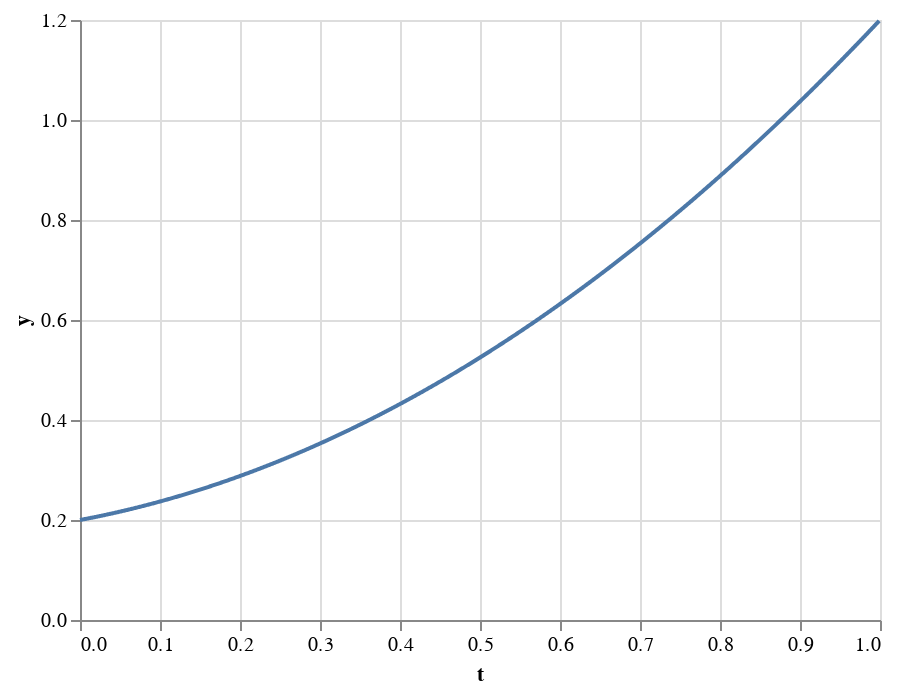

Notebook cell for this chart:
### Code cell
t = data = np.arange(0, 1, 1 / 1_000)
a = 0.2
b = 0.3
c = 0.7
d = 0  # .5
y = a + b * (t - d) + c * (t - d) ** 2

df = pd.DataFrame(columns=["t", "y"], data=np.array([t, y]).T)

alt.Chart(df).mark_line().encode(
    x="t",
    y="y",
)

### Figure 1 — Vega-Lite specification as saved in the notebook (floating-point values rounded to 4 significant figures; data arrays with more than 128 entries replaced by an {"elided": "..."} marker saying what was removed)
{"config": {"view": {"continuousWidth": 400, "continuousHeight": 300}}, "data": {"name": "data-9d9d3188cbb7ac3cc6c4421ea909d423"}, "mark": "line", "encoding": {"x": {"type": "quantitative", "field": "t"}, "y": {"type": "quantitative", "field": "y"}}, "$schema": "https://vega.github.io/schema/vega-lite/v4.8.1.json", "datasets": {"data-9d9d3188cbb7ac3cc6c4421ea909d423": {"elided": "1000 records"}}}
